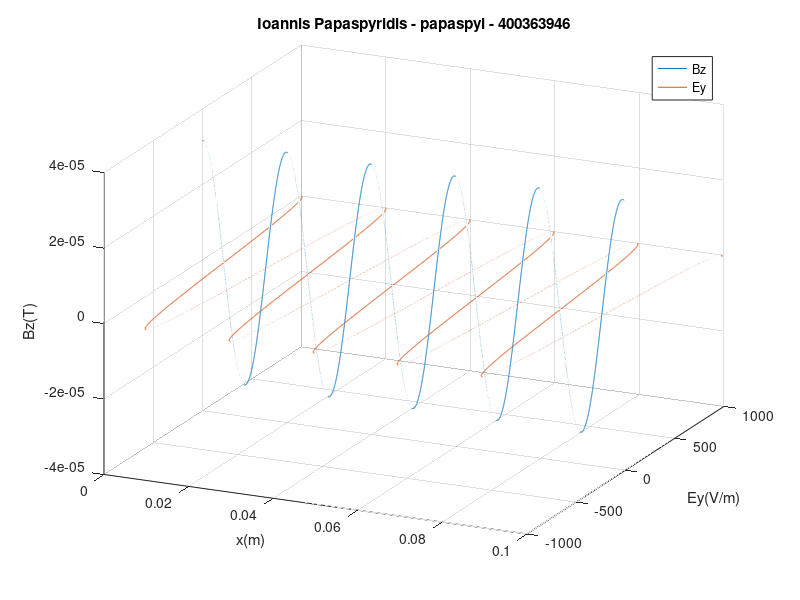

Write the MATLAB code that produced this figure.
%%ee3fk4 - set 4 - assignment 2
clear; clc; close all

b = sqrt(10^5);
x = linspace(0,0.1,1e4);

B = b*10^-7*cos(-b*x);
E = 1000*cos(-b*x);

figure;
hold on
plot3(x,zeros(size(x)),B);
plot3(x,E,zeros(size(x)));
grid on
view([25 25])
title("Ioannis Papaspyridis - papaspyi - 400363946");
legend("Bz","Ey")
ylabel("Ey(V/m)")
xlabel("x(m)")
zlabel("Bz(T)")
hold off
